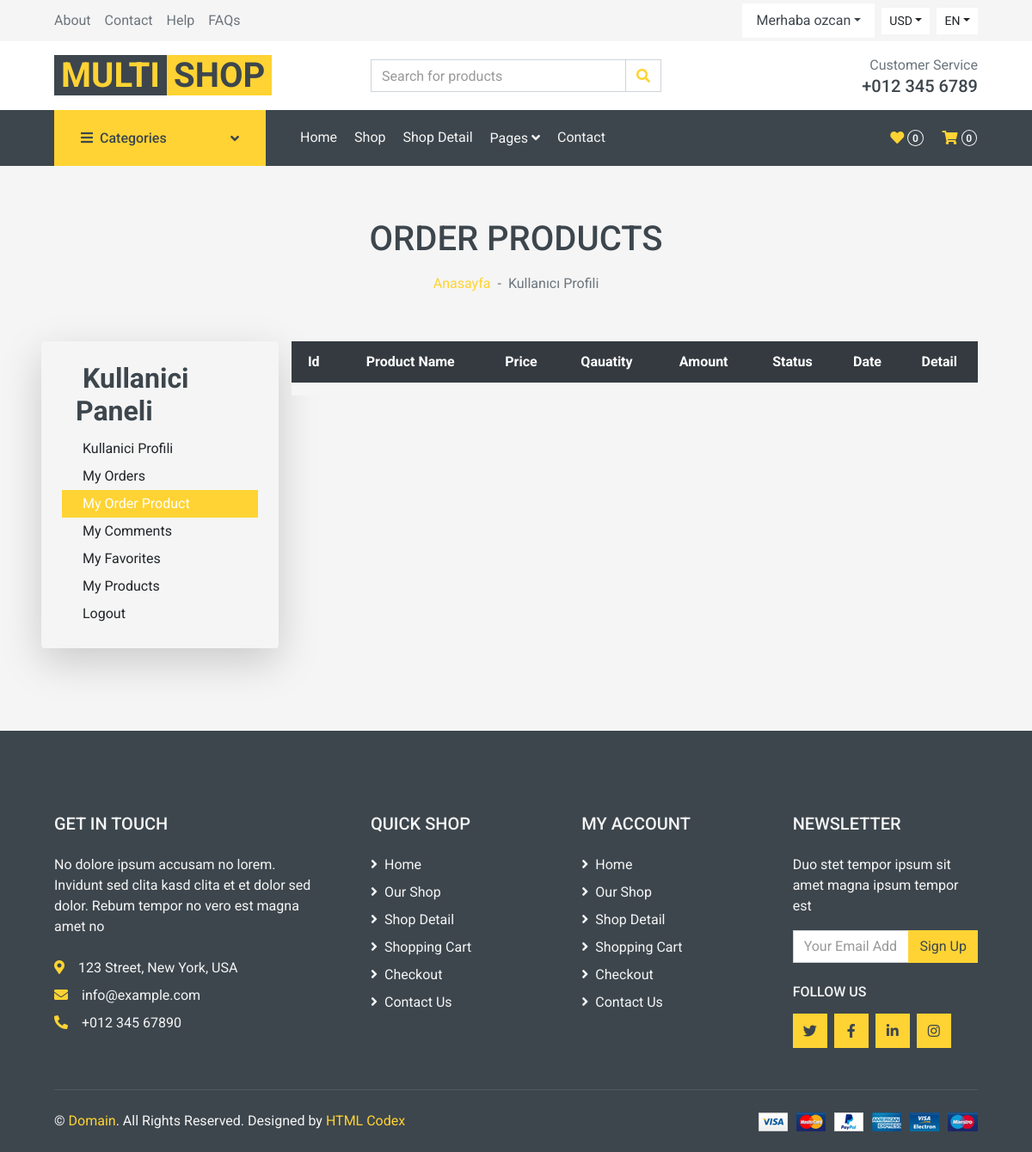
The app's page /user/orders_product (signed in), older data.
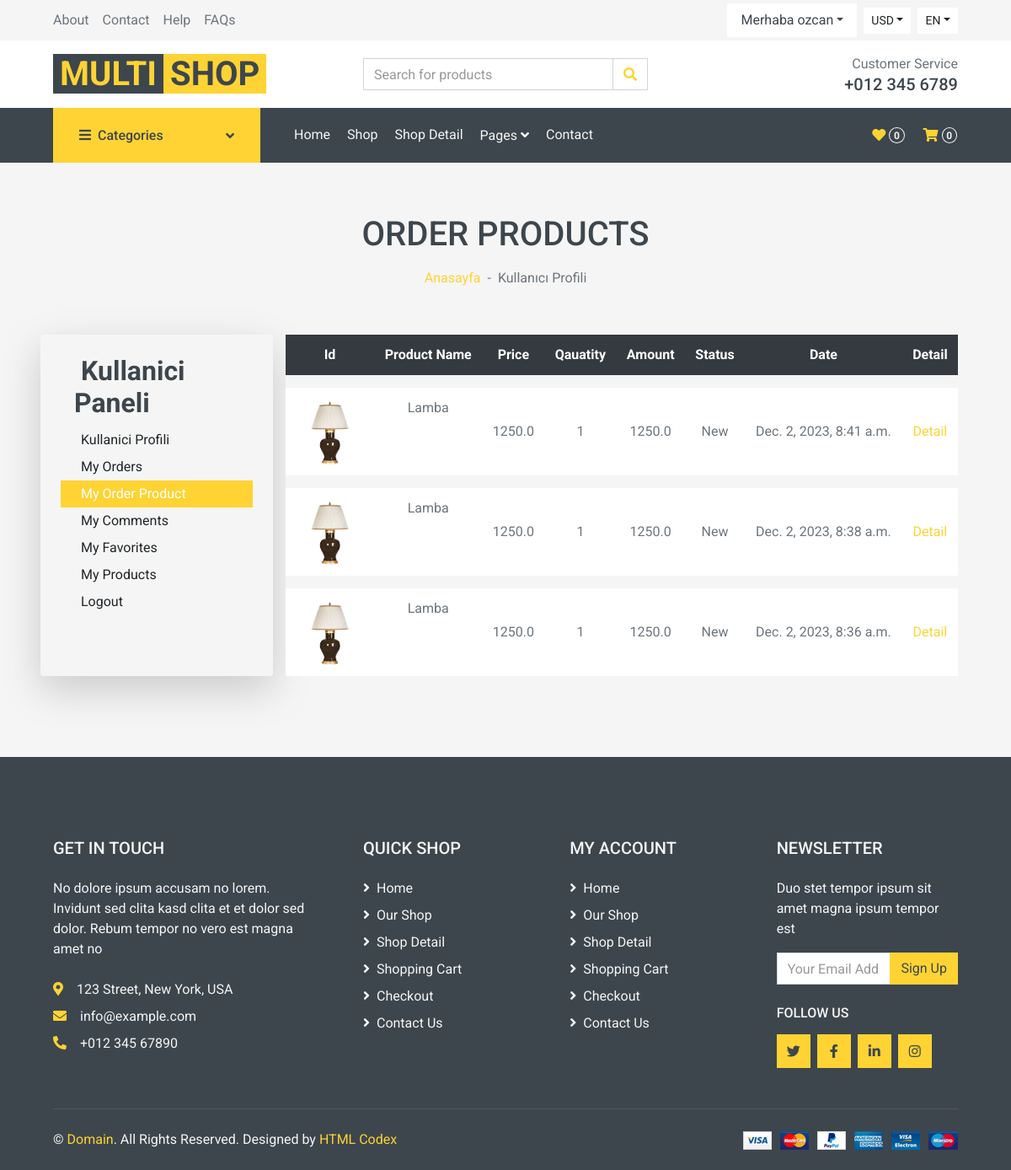
The same page, newer data.
### order/models.py (models this page shows, shortened)
class OrderProduct(models.Model):
    STATUS = (
        ('New', 'New'),
        ('Accepted', 'Accepted'),
        ('Canceled', 'Canceled'),
    )
    order = models.ForeignKey(Order, on_delete=models.CASCADE)
    user = models.ForeignKey(User, on_delete=models.CASCADE)
    product = models.ForeignKey(Product, on_delete=models.CASCADE)
    quantity = models.IntegerField()
    price = models.FloatField()
    amount = models.FloatField()
    status = models.CharField(max_length=10, choices=STATUS, default='New')
    create_at = models.DateTimeField(auto_now_add=True)
    update_at = models.DateTimeField(auto_now=True)

### product/models.py (models this page shows, shortened)
class Product(models.Model):
    STATUS = (('True', 'Evet'),
            ('False', 'Hayir'), )
    category = models.ForeignKey(Category, on_delete=models.CASCADE) #many to one relation with Category
    title = models.CharField(max_length=150)
    keywords = models.CharField(max_length=255)
    description = models.TextField(max_length=255)
    image = models.ImageField(blank=True, upload_to='images/')
    price= models.FloatField()
    amount = models.IntegerField(default=0)
    detail = models.TextField()
    status = models.CharField(max_length=10,choices=STATUS)
    slug = models.SlugField(null=False, unique=True)
    create_at = models.DateTimeField(auto_now_add=True)
    update_at = models.DateTimeField(auto_now=True)
    def category_tag(self):
        return self.category
    category_tag.short_description = "Kategori"
    def image_tag(self):
        return mark_safe('<img src="{}" height="50"/>'.format(self.image.url))
    image_tag.short_description = 'Image'

### user/views.py (the view)
# urls.py: path('orders_product', views.user_order_product, name='user_order_product'),
@login_required(login_url='/login') # Check login
def user_order_product(request):
    current_user = request.user
    order_product = OrderProduct.objects.filter(user_id=current_user.id).order_by('-id')
    context = {'order_product': order_product }
    return render(request, 'user_order_products.html', context)

### user/templates/user_order_products.html (shortened to what this page needs)
{% extends 'homebase.html' %}
{% block sidebar %} {% include 'sidebar.html' %}  {% endblock %}
{% block body %}
    <div class="container-fluid bg-secondary mb-4">
        <div class="d-flex flex-column align-items-center justify-content-center" style="min-height: 150px">
            <h1 class="font-weight-semi-bold text-uppercase mb-3">Order Products</h1>
            <div class="d-inline-flex">
                <p class="m-0"><a href="/">Anasayfa</a></p>
                <p class="m-0 px-2">-</p>
                <p class="m-0">Kullanıcı Profili</p>
            </div>
        </div>
    </div>
    <div class="container-fluid">
        <div class="row px-xl-5">
            {% include 'user_panel.html' %}
            <div class="col-lg-9 table-responsive mb-5">
                    <table class="table table-light table-borderless table-hover text-center mb-0">
                        <thead class="thead-dark">
                            <tr>
                                <th class="align-middle">Id </th>
                                <th class="align-middle">Product Name </th>
                                <th class="align-middle">Price </th>
                                <th class="align-middle">Qauatity </th>
                                <th class="align-middle">Amount </th>
                                <th class="align-middle">Status </th>
                                <th class="align-middle">Date </th>
                                <th class="align-middle">Detail </th>
                            </tr>
                        </thead>
                            {% for rs in order_product %}
                                <tr>
                                    <td class="align-middle">
                                        <a href="/product/{{ rs.product_id }}/{{ rs.product.slug }}">
                                            {% if rs.variant.image_id > 0 %}
                                                <img src="{{ rs.variant.image }}" alt="" style="height: 80px">
                                            {% else %}
                                                <img src="{{ rs.product.image.url}}" alt="" style="height: 80px">
                                            {% endif %}
                                        </a>
                                    </td>
                                    <td>{{ rs.product.title }} {{ rs.variant.size }}   {{ rs.variant.color }}</td>
                                    <td class="align-middle">{{ rs.price }} </td>
                                    <td class="align-middle">{{ rs.quantity }} </td>
                                    <td class="align-middle">{{ rs.amount }} </td>
                                    <td class="align-middle">{{ rs.status }} </td>
                                    <td class="align-middle">{{ rs.create_at }} </td>
                                    <td class="align-middle"><a class="primary-btn" href="/user/order_product_detail/{{ rs.id }}/{{ rs.order.id }}"> Detail </a></td>
                                </tr>
                            {% endfor %}
                    </table>
                </div>
            </div>
        </div>
 {% endblock %}

Row changes from the older to the newer data that the page shows:
added OrderProduct: product.image (picture), product "Lamba", price "1250.0", quantity "1", amount "1250.0", status "New", create_at "Dec. 2, 2023, 8:41 a.m."
added OrderProduct: product.image (picture), product "Lamba", price "1250.0", quantity "1", amount "1250.0", status "New", create_at "Dec. 2, 2023, 8:38 a.m."
added OrderProduct: product.image (picture), product "Lamba", price "1250.0", quantity "1", amount "1250.0", status "New", create_at "Dec. 2, 2023, 8:36 a.m."
